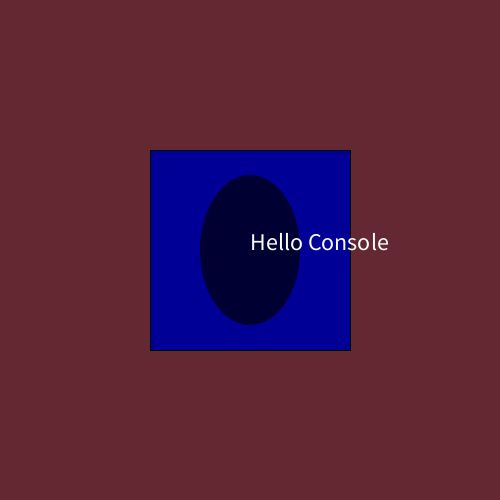
Frame 1 (no input)
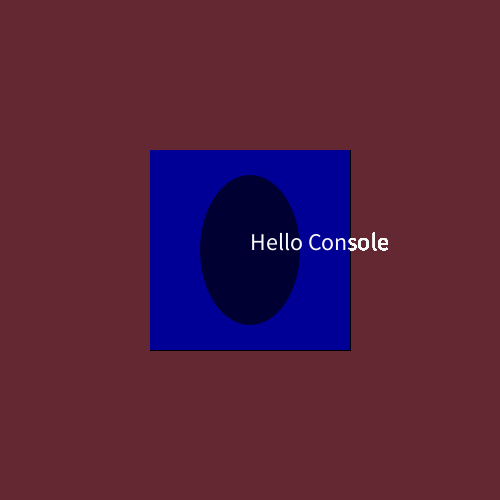
Frame 60 (the mouse pressed at the canvas centre just before this capture)
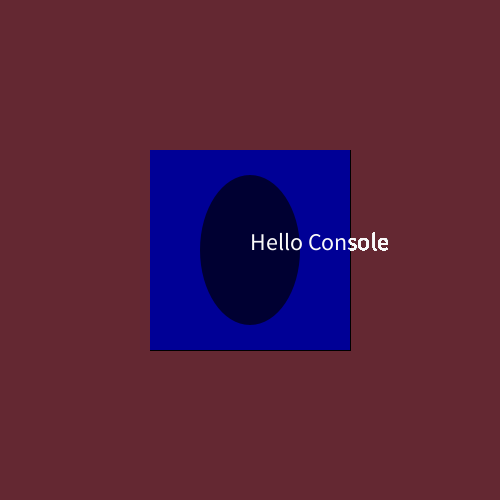
Frame 120 (the mouse held since frame 60 and released just before this capture)

The Processing sketch that drew these frames (run headless with seeded random() and noise(); from frame 60 on, the mouse is pressed at the canvas centre):

// Processing sketch: Code1_Class1_8_30_17
// ── Code1_Class1_8_30_17.pde
int w;
int h;
float myFloat;
String myString;
void setup(){
  myString = "Hello Console";
  //println(myString);
  w=100;
  h=150;
  size(500, 500);
  background(100,40,50);
}
void draw() {
  //println("Hello Console");
  //println("Hi Back");
  rectMode(CENTER);
  fill(0,0,150);
  rect(250,250,200,200);
  noStroke();
  
  fill(0,0,50);
  ellipse(250,250,w,h);
  //(x coordinate, y coordinate, width, height)
  noStroke();
  
  fill (250,250,250);
  textSize(24);
  text(myString, width/2, height/2);

 
}
